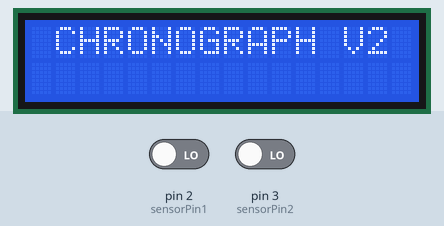
A program run on a simulated Arduino Uno, built with avr-gcc and run on an emulated ATmega328P. Shown: 16×2 character LCD. The test bench sets the inputs (shaded band); at power-on: pin 3 (sensorPin2) LOW, pin 2 (sensorPin1) LOW.

Above: at 2.1 s.
At 3.6 s:
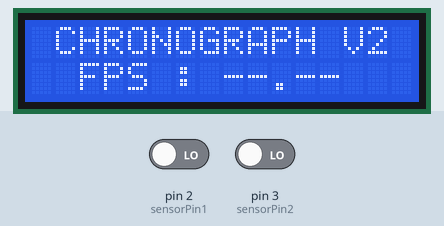
3.7 s: pin 3 (sensorPin2) driven HIGH
At 5.4 s:
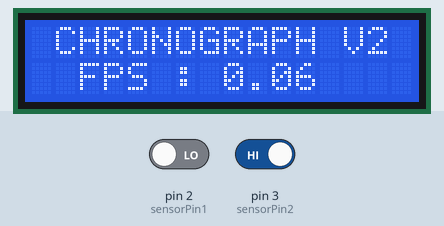
Timing chart, 0 to 6.9 s (numbered marks = the images above; inputs shaded):
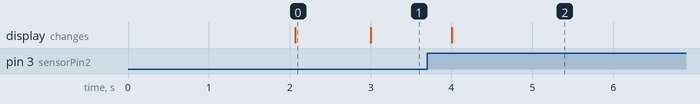

Measured:
- after the input at 3.7 s, the display: changes after 0.31 s (image 2)
- what the display in image 0 shows lasts 0.9 s, from 2.1 s to 3.0 s

The program:

main.cpp
```cpp
#include <Arduino.h>
#include <Wire.h>
#include <LiquidCrystal.h>
const int rs = 7, en = 6, d4 = 5, d5 = 4, d6 = 10, d7 = 9;
LiquidCrystal lcd(rs, en, d4, d5, d6, d7);

const int sensorPin1 = 2;
const int sensorPin2 = 3;
unsigned long waktu1;
unsigned long waktu2;
volatile int sensorState1 = 0;
volatile int sensorState2 = 0;

void masuk_ISR();
void keluar_ISR();

void setup()
{
  lcd.begin(16, 2);
  Serial.begin(9600);
  lcd.setCursor(0, 0);
  lcd.print("Mochamad Ways A.");
  lcd.setCursor(1, 1);
  lcd.print("CHRONOGRAPH V2");
  delay(2000);
  lcd.clear();
  lcd.setCursor(1, 0);
  lcd.print("CHRONOGRAPH V2");
  pinMode(sensorPin1, INPUT);
  pinMode(sensorPin2, INPUT);
  attachInterrupt(0, masuk_ISR, CHANGE);
  attachInterrupt(1, keluar_ISR, CHANGE);
}

void loop()
{
  unsigned long refresh = millis();
  if (refresh % 1000 == 0)
  {
    long waktusekarang = waktu2 - waktu1;
    float fps = ((7.2 / 30.48) * 1000000) / waktusekarang; //7.2cm space between the center of the sensors
    if (fps < 0 || fps > 10000)
    {
      lcd.setCursor(0, 1);
      lcd.print("  FPS : ");
      lcd.setCursor(8, 1);
      lcd.print("--.--    ");
    }
    else
    {
      lcd.setCursor(0, 1);
      lcd.print("  FPS : ");
      lcd.setCursor(8, 1);
      lcd.print("                ");
      lcd.setCursor(8, 1);
      lcd.print(fps);
    }
  }
}

void masuk_ISR()
{
  sensorState1 = digitalRead(sensorPin1);
  if (sensorState1 == HIGH)
  {
    waktu1 = micros();
  }
}

void keluar_ISR()
{
  sensorState2 = digitalRead(sensorPin2);
  if (sensorState2 == HIGH)
  {
    waktu2 = micros();
  }
}
```
